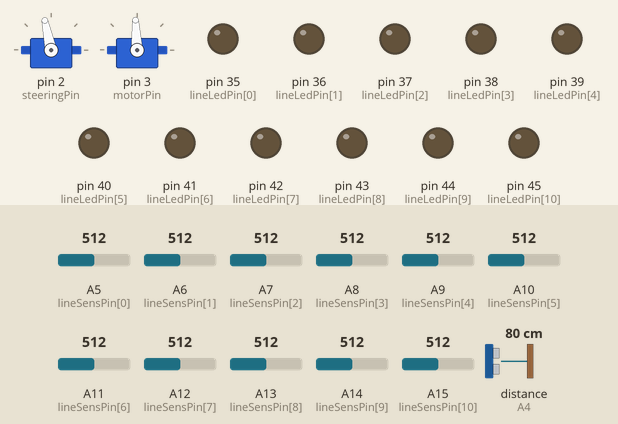
Recording of a sketch running on a simulated Arduino Mega 2560, built with avr-gcc and run on an emulated ATmega2560. On the bench: 2 × servo, output pins drawn as LEDs (lit = HIGH). The inputs (shaded band) are chosen by the test bench; at power-on: A7 (lineSensPin[2]) = 512, distance to the obstacle (sensor on A4) 80 cm, A5 (lineSensPin[0]) = 512, A6 (lineSensPin[1]) = 512, A8 (lineSensPin[3]) = 512, A9 (lineSensPin[4]) = 512, A10 (lineSensPin[5]) = 512, A11 (lineSensPin[6]) = 512, A12 (lineSensPin[7]) = 512, A13 (lineSensPin[8]) = 512, A14 (lineSensPin[9]) = 512, A15 (lineSensPin[10]) = 512.

Above: at 4.2 s.
4.3 s: A7 (lineSensPin[2]) set to 548
5.8 s: A7 (lineSensPin[2]) set to 582
At 7.0 s:
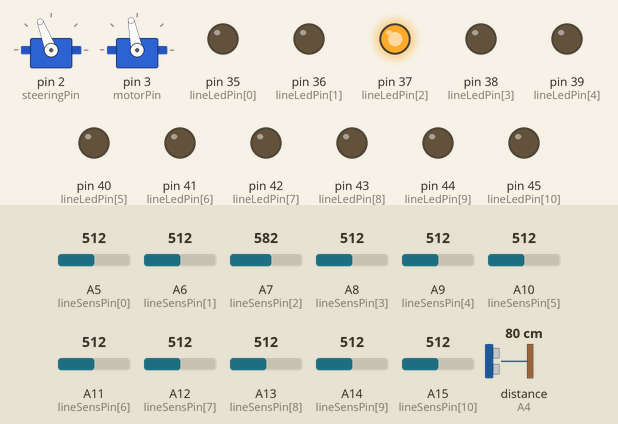
7.3 s: distance to the obstacle (sensor on A4) set to 44 cm
8.8 s: distance to the obstacle (sensor on A4) set to 37 cm
At 9.6 s:
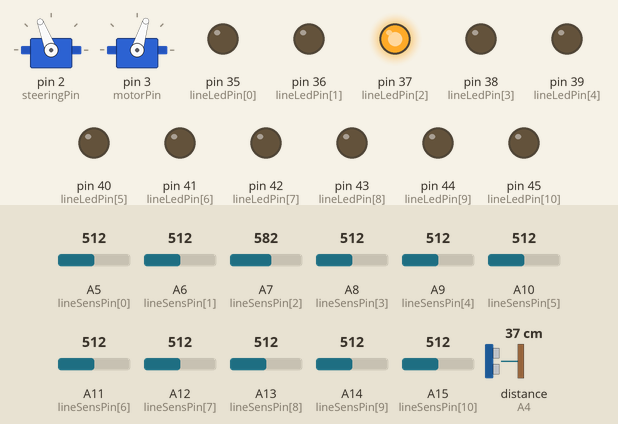
10.3 s: A5 (lineSensPin[0]) set to 543
11.8 s: A5 (lineSensPin[0]) set to 568
At 13.1 s:
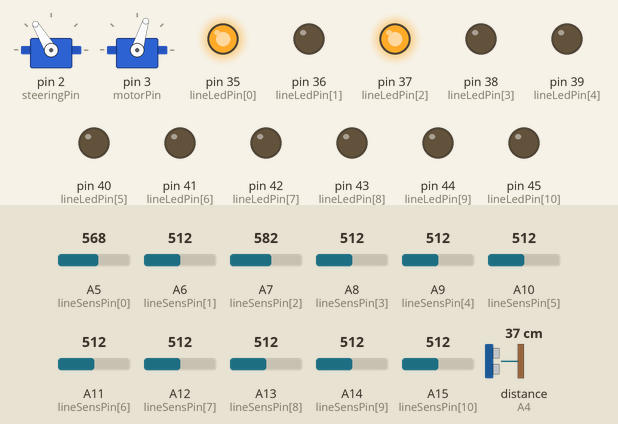
Timing chart, 0 to 14.3 s (numbered marks = the images above; inputs shaded):
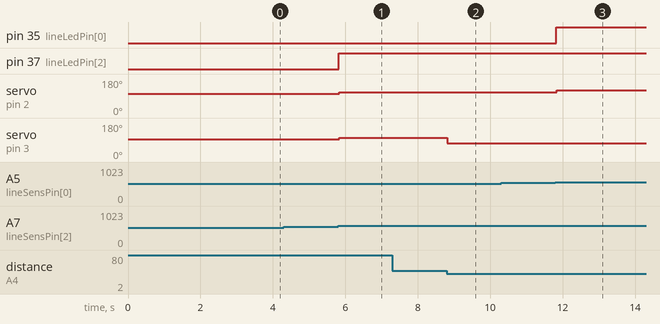

Measured:
- the behaviour switches between 564 and 565 on A7 (lineSensPin[2]) (found by bisection; images 0 and 1)
- the behaviour switches between 41 and 40 cm on distance to the obstacle (sensor on A4) (found by bisection; images 1 and 2)
- the behaviour switches between 552 and 553 on A5 (lineSensPin[0]) (found by bisection; images 2 and 3)
- after the input at 4.3 s, every drawn part: stays the same
- after the input at 5.8 s, pin 37 (lineLedPin[2]): LOW → HIGH at once; servo on pin 2 (steeringPin): 102° → 111° at once; servo on pin 3 (motorPin): 93° → 101° at once
- after the input at 7.3 s, every drawn part: stays the same
- after the input at 8.8 s, servo on pin 3 (motorPin): 101° → 73° at once
- after the input at 10.3 s, every drawn part: stays the same
- after the input at 11.8 s, pin 35 (lineLedPin[0]): LOW → HIGH at once; servo on pin 2 (steeringPin): 111° → 121° at once

The sketch:

Camarov4.ino
```cpp
#include <SharpIR.h>
//CamroV4.ino

#include <Servo.h>

const byte lineSensCount = 11;
const byte lineSensPin[lineSensCount]  =        { A5,   A6,   A7,   A8,   A9,  A10,  A11,  A12,  A13,  A14,  A15};
const byte lineLedPin[lineSensCount]   =        { 35,   36,   37,   38,   39,   40,   41,   42,   43,   44,   45};
const float lineSensSensitivity[lineSensCount]= {0.92,   1,	0.94, 0.98,	0.96,	 1,	 1.1, 1.02,	0.94, 1.05,	0.89};

int sensitivity=600;

const byte steeringPin = 2;
const int steeringCenter = 1600;
const int steeringLeftMax = 1900;
const int steeringRightMax = 1300;
const int steeringMax = 300;

const byte motorPin = 3;
const int maxSpeed = 1591;//1591
const int minSpeed = 1577;
const int zeroSpeed = 1500;
const int fullBrake = 1300;
const int reverseSpeed = 1414;
const int brakeCoef = 15;
int motorSpeed;
int whiteTester;

int lineSensValues[lineSensCount];
const float lineSensCoefs[lineSensCount] = {1,	 0.58,	 0.3,	 0.2,	 0.1,	 0 ,	 -0.1,	 -0.2,	 -0.3,	 -0.58,	 -1};
// повороты
const float difTurnCoef = 0.1;
const float proporcTurnCoef = 0.98;
int steeringAngle, steeringAngleOld;
float angleTurn=0, angleTurnOld=0; //pov

int activeSens=0;
int steeringTurn=0;
int whiteAmount=0;

//время
int timer=0;
int nowTime=0;
int oldTime=0;
int deltaTime=0;

const int frontDictancePin = A4;
int frontDictance = 1000;

const long serialMonitorSpeed = 38400;
const long serialSirSpeed = 115200;
Servo serv;
Servo dvig;


void setup() {
  // put your setup code here, to run once:
	Serial.begin(serialMonitorSpeed);
	Serial1.begin(serialSirSpeed);
	PinModing();
	serv.attach(steeringPin);
	dvig.attach(motorPin);
	steeringTurn = steeringCenter;
	serv.writeMicroseconds(steeringTurn);
	motorSpeed = zeroSpeed;
	dvig.writeMicroseconds(motorSpeed);
	delay(3000);
}

void loop()
{

	activeSens=0;
	steeringAngle=0;

	angleTurn = ReadingSensorsAndLED();

	WheelTurn();

	whiteTester = WhiteTest();

	frontDictance = DistanceTest();

	DriveNoPID();
}


void WheelTurn()
{
	steeringTurn = angleTurn+steeringCenter;
	serv.writeMicroseconds(steeringTurn);
}


void DriveNoPID()
{
	if (frontDictance>40 && whiteTester==0) motorSpeed = maxSpeed-(angleTurn/brakeCoef);
	else if(motorSpeed>minSpeed) motorSpeed = fullBrake;
	else if(motorSpeed<reverseSpeed) motorSpeed = fullBrake;
	else motorSpeed=zeroSpeed;
	//Serial.println(motorSpeed);
	dvig.writeMicroseconds(motorSpeed);
}


int DistanceTest()
{
	int dist;
	SharpIR sharp(frontDictancePin, 1080);
	dist=sharp.distance();
	return dist;
	//Serial.println(frontDictance, DEC);
}

int ReadingSensorsAndLED()
{
	int turnAngle;
	//int SensTest=0;
	for (int i=0; i<lineSensCount; i++)
	{
    	lineSensValues[i] = analogRead(lineSensPin[i]);

    	//Serial.print(lineSensValues[i]*lineSensSensitivity[i]);
    	//Serial.print("  --  ");
		if (lineSensValues[i] > sensitivity*lineSensSensitivity[i])
		{
			digitalWrite(lineLedPin[i], HIGH);
			steeringAngle += steeringMax*lineSensCoefs[i];
			activeSens+=1;
		}
		else
		{
			digitalWrite(lineLedPin[i], LOW);

		}

	}
	//Serial.println();
	turnAngle = steeringAngle/activeSens;
	return turnAngle;

	//Serial.print(steeringAngle/activeSens);
	//Serial.print(' ');
	//Serial.println();
	//SensTest = analogRead(lineSensPin[6]);
	//Serial.println(SensTest, DEC);
}


void PinModing()
{
	for (int i=0; i<lineSensCount; i ++)
	{
		pinMode(lineLedPin[i], OUTPUT);
	    pinMode(lineSensPin[i], INPUT);
	    //lineSensValues[i]=analogRead(lineSensPin[i]);
	}
}

int WhiteTest()
{
	static int test;
	if (activeSens == 0) test =1; // Положительный результат мы на белом
	else test =0;
	return test;
}


/*void outputing(linePosition, steeringAngleWheel, speedDrive) //,signalsSvetofor, pedestrian,)
{
	print(linePosition);
	print(' ');
	print(steeringAngleWheel);
	print(' ');
	println(speedDrive);

}*/
```
